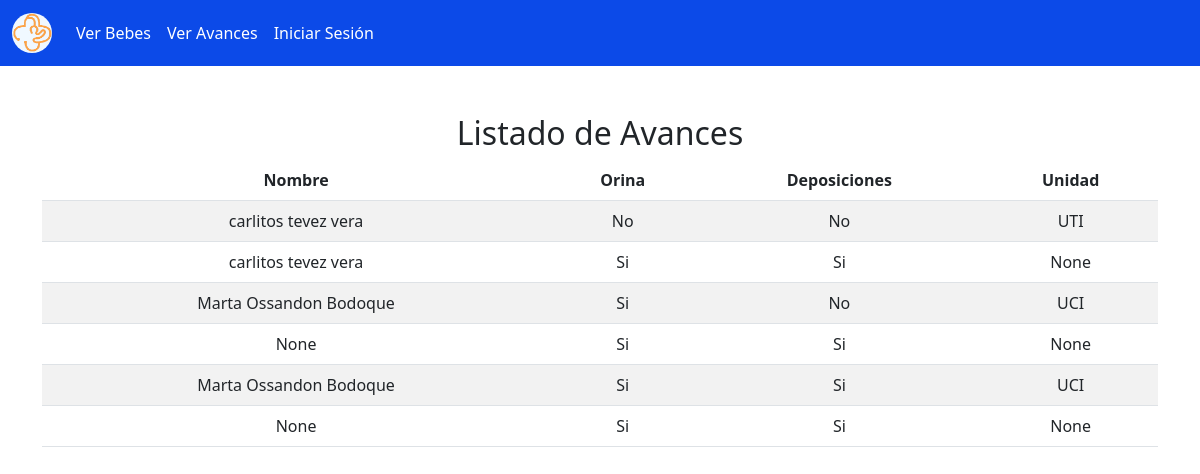
/Avances/, run on the app's committed database.
### Hospital/models.py (models this page shows)
class AvanceDiario(models.Model):
    peso=models.PositiveSmallIntegerField(default=1,blank=True,editable=True)
    tolerancia_choices=(('Buena','Buena'),('Mala','Mala'),('Regular','Regular'))
    tolerancia=models.CharField(max_length=7,null=True,blank=True,editable=True,default='Regular',choices=tolerancia_choices)
    unidad_choices=(('UCI','UCI'),('UTI','UTI'))
    unidad =models.CharField(max_length=3,null=True,blank=True,editable=True,default='EN CAMBIO',choices=unidad_choices)
    cama = models.IntegerField(null=True,blank=True,editable=True,default=1)
    sino_choices = (('Si','Si'),('No','No'))
    orina=models.CharField(max_length=2,null=True,blank=True,editable=True,default='Si',choices=sino_choices)
    deposiciones = models.CharField(max_length=2,null=True,blank=True,editable=True,default='Si',choices=sino_choices)
    bebe = models.ForeignKey(Bebe, null=True,blank=True,editable=True,on_delete=models.PROTECT)
    current_date = datetime.date.today()
    fecha   =models.DateField(default=current_date,blank=True,editable=True)

class Bebe(models.Model):
    current_date = datetime.date.today()
    t =time.localtime()
    current_time = time.strftime("%H:%M:%S",t)
    madre = models.ForeignKey(User, null=True,blank=True,editable=True,to_field="username",on_delete=models.PROTECT,default='SIN MADRE',related_name='%(class)s_madre')
    padre = models.ForeignKey(User, null=True,blank=True,editable=True,to_field="username",on_delete=models.PROTECT,default='SIN PADRE',related_name='%(class)s_padre')
    choices=(('Masculino','Masculino'),('Femenino','Femenino'))
    sexo = models.CharField(max_length=20,choices=choices,blank=True,editable=True)
    nombre = models.CharField(max_length=20, default="SIN NOMBRE",blank=True,editable=True)
    apellido_paterno   = models.CharField(max_length=30, default="SIN APELLIDO",blank=True,editable=True)
    apellido_materno   =models.CharField(max_length=30,default="SIN APELLIDO",blank=True,editable=True)
    fecha_nacimiento   =models.DateField(default=current_date,blank=True,editable=True)
    hora_nacimiento    =models.TimeField(default=current_time,blank=True,editable=True)
    peso               =models.PositiveSmallIntegerField(default=1,blank=True,editable=True)
    talla              =models.FloatField(default=1.0,blank=True,editable=True)
    def __str__(self) :
        texto = "{0} {1} {2}"
        return texto.format(self.nombre,self.apellido_paterno,self.apellido_materno)

### Hospital/views.py (the view)
# urls.py: path('Avances/',views.Avances, name="verAvances"),
def Avances(request):
    listAvances = AvanceDiario.objects.all()
    return render(request,'Hospital/verAvances.html',{"Avances":listAvances})

### Hospital/templates/Hospital/verAvances.html (shortened to what this page needs)
{%  extends 'Hospital/base.html' %}
{% load static %}
{% block content %}
<div class="container py-4">
    <div class="row">
        <div class="col-md-12">
            <h2>Listado de Avances</h2>
            <div class="table-responsive">
                <table class="table table-striped">
                    <thead>
                        <tr>
                            <th>Nombre</th>
                            <th>Orina</th>
                            <th>Deposiciones</th>
                            <th>Unidad</th>
                        </tr>
                    </thead>
                    <tbody>
                        {% for i in Avances %}
                        <tr>
                            <td>{{i.bebe}}</td>
                            <td>{{i.orina}}</td>
                            <td>{{i.deposiciones}}</td>
                            <td>{{i.unidad}}</td>
                        </tr>
                        {% endfor %}
                    </tbody>
                </table>
            </div>
        </div>
    </div>
</div>
{% endblock %}

### Hospital/templates/Hospital/base.html (shortened to what this page needs)
{% load static %}
<!DOCTYPE html>
<html lang="es">
<head>
   <link rel="stylesheet" href="{% static 'Hospital/css/bootstrap.css' %}">
   <link rel="stylesheet" href="{% static 'Hospital/css/custom.css' %}">
</head>
<body>
        <nav class="navbar navbar-expand-lg navbar-dark" style="background-color: #0c4ae8;">
            <div class="container-fluid">
                <a class="navbar-brand" href="">
                    <img src="{% static 'Hospital/img/logomain.png'%}" alt="logo" width="40" height="40" id="logoNavbar">
                </a>
                <div class="collapse navbar-collapse" id="navbarNav">
                    <ul class="navbar-nav">
                        <li class="nav-item">
                            <a class="nav-link active" aria-current="page" href="{% url 'VerBebes' %}">Ver Bebes</a>
                        </li>
                        <li class="nav-item">
                            <a class="nav-link active" href="{% url 'verAvances' %}">Ver Avances</a>
                        </li>
                        <li class="nav-item">
                            <a class="nav-link active" href="{% url 'admin:index' %}">Iniciar Sesión</a>
                        </li>
                    </ul>
                </div>
            </div>
        </nav>
        <br>
    {% block content %}
     {% endblock %}
</body>
</html>

### Hospital/static/Hospital/css/custom.css (style rules this page uses)
#logoNavbar { border-radius: 50%; background-color: aliceblue; }
h2,h6,td,tr { text-align: center; }

### data on the page
AvanceDiario: bebe "carlitos tevez vera", orina "No", deposiciones "No", unidad "UTI"
AvanceDiario: bebe "carlitos tevez vera", orina "Si", deposiciones "Si", unidad "None"
AvanceDiario: bebe "Marta Ossandon Bodoque", orina "Si", deposiciones "No", unidad "UCI"
AvanceDiario: bebe "None", orina "Si", deposiciones "Si", unidad "None"
AvanceDiario: bebe "Marta Ossandon Bodoque", orina "Si", deposiciones "Si", unidad "UCI"
AvanceDiario: bebe "None", orina "Si", deposiciones "Si", unidad "None"
